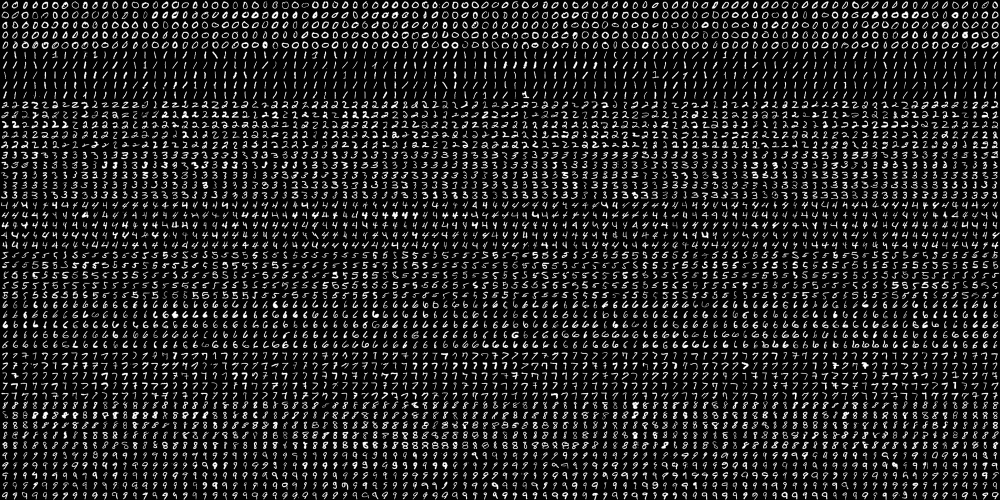
#> input picture img/digits.png, 2000 x 1000 px, found by its file name (shown at 1/2 size)
$ jupyter execute '9-3. k-NN.ipynb'   (shell and % lines are left out)
#> lines starting #> are read from the running program, lines starting #| are printed output that depends on the picture; after the words box and inside, x2 and y2 are one past the last pixel; in counts of white or black regions, pixels touching at a corner belong together
### mnist.py
import numpy as np, cv2

data = None  # 이미지 데이타 셋
k = list(range(10)) # [0,1,2,3,4,5,6,7,8,9] 레이블 셋

# 이미지 데이타 읽어들이는 함수 ---①
def load():
    global data
    # 0~9 각각 500(5x100)개, 총5000(50x100)개, 한 숫자당 400(20x20)픽셀
    image = cv2.imread('../img/digits.png')
    gray = cv2.cvtColor(image,cv2.COLOR_BGR2GRAY)
    # 숫자 한개(20x20)씩 구분하기 위해 행별(50)로 나누고 열별(100)로 나누기
    cells = [np.hsplit(row,100) for row in np.vsplit(gray,50)]
    # 리스트를 NumPy 배열로  변환 (50 x 100 x 20 x 20 )
    data = np.array(cells)

# 모든 숫자 데이타 반환 ---②
def getData(reshape=True):
    if data is None: load() # 이미지 읽기 확인
    # 모든 데이타를 N x 400 형태로 변환
    if reshape:
        full = data.reshape(-1, 400).astype(np.float32) # 5000x400
    else:
        full = data
    labels = np.repeat(k,500).reshape(-1,1)  # 각 숫자당 500번 반복(10x500)
    return (full, labels)

# 훈련용 데이타 반환 ---③
def getTrain(reshape=True):
    if data is None: load() # 이미지 읽기 확인
    # 50x100 중에 90열만 훈련 데이타로 사용
    train = data[:,:90]
    if reshape:
        # 훈련 데이타를 N X 400으로 변환
        train = train.reshape(-1,400).astype(np.float32) # 4500x400
    # 레이블 생성
    train_labels = np.repeat(k,450).reshape(-1,1) # 각 숫자당 45번 반복(10x450)
    return (train, train_labels)

# 테스트용 데이타 반환 ---④
def getTest(reshape=True):
    if data is None: load()
    # 50x100 중에 마지막 10열만 훈련 데이타로 사용
    test = data[:,90:100]
    # 테스트 데이타를 N x 400으로 변환
    if reshape:
        test = test.reshape(-1,400).astype(np.float32) # 500x400
    test_labels = np.repeat(k,50).reshape(-1,1)
    return (test, test_labels)


# 손글씨 숫자 한 개를 20x20 로 변환후에 1x400 형태로 변환 ---⑤
def digit2data(src, reshape=True):
    h, w = src.shape[:2]
    square = src
    # 정사각형 형태로 만들기
    if h > w:
        pad = (h - w)//2
        square = np.zeros((h, h), dtype=np.uint8)
        square[:, pad:pad+w] = src
    elif w > h :
        pad = (w - h)//2
        square = np.zeros((w, w), dtype=np.uint8)
        square[pad:pad+h, :] = src
    # 0으로 채워진 20x20 이미지 생성
    px20 = np.zeros((20,20), np.uint8)
    # 원본을 16x16으로 축소해서 테두리 2픽셀 확보
    px20[2:18, 2:18] = cv2.resize(square, (16,16), interpolation=cv2.INTER_AREA)
    if reshape:
        # 1x400형태로 변환
        px20 = px20.reshape((1,400)).astype(np.float32)
    return px20

### 9-3. k-NN.ipynb
#### 9-3-1. k-NN 알고리즘
 - 지도학습, 분류(classify)에 해당하는 알고리즘.
 - 매칭 함수인 knnMatch() 함수를 내부적으로 사용함.
 - OpenCV에서는 cv2.ml.StatModel 추상 클래스를 상속받아 구현함.

 - 학습 데이터가 어느 부류에 해당하는지 알고 있을 때, 새로운 데이터를 주면 이것이 어느 부류에 해당하는지 예측함.
 - 예측해야 하는 새로운 점과 가장 가까운 이웃이 어느 부류로 분류되는지에 따라 새로운 점을 분류하는 방식.
 - 'K값'을 조정하여 '가장 가까운 이웃의 범위'를 조정할 수 있음.

 - A, B의 2가지의 데이터가 분포되어 있는 가운데 새로운 데이터가 들어왔다고 가정해보자.
 - 이때 k-NN 알고리즘은 새로운 데이터를 그 데이터가 위치한 곳으로부터 가장 가까이에 있는 데이터와 같은 종류로 분류한다.
 - 그러나 어떤 범위 내에 A가 더 많이 들어있는지, B가 더 많이 들어있는지는 K값을 어떻게 조정하느냐에 따라 달라진다. 결국 K값에 따라 새로운 데이터 분류 결과도 달라진다.

 - knn = cv2.ml.KNearest_create(): k-NN 알고리즘 객체 생성

        - retval, results, neighborResponses, dist = knn.findNearest(samples, k): 예측
            * samples: 입력 데이터
            * k: 이웃 범위 지정을 위한 K값(단, K > 1)
            * results: 입력 데이터에 대한 예측 결과. 입력 데이터와 같은 크기의 배열.
            * neighborResponses: K 범위 내에 있는 이웃 데이터
            * dist: 입력 데이터와 이웃 데이터와의 거리
            * retval: 예측 결과 데이터. 입력 데이터가 1개인 경우.

[cell 1]
#practice. k-NN 난수 분류
import numpy as np
import matplotlib.pyplot as plt
import cv2

#0~99 사이의 랜덤한 25*2개 데이터 생성 -- ①
trainData = np.random.randint(0, 100, (25, 2)).astype(np.float32)

#0~1 사이의 랜덤한 수 25*1개 레이블 생성 -- ②
labels = np.random.randint(0, 2, (25, 1))

#레이블 값 0과 같은 자리는 red, 1과 같은 자리는 blue로 분류해서 표시 -- ③
red = trainData[labels.ravel() == 0]
blue = trainData[labels.ravel() == 1]

plt.scatter(red[:, 0], red[:, 1], 80, 'r', '^')   #붉은 삼각형
plt.scatter(blue[:, 0], blue[:, 1], 80, 'b', 's') #푸른 사각형

#k-NN 알고리즘으로 분류할, 0~99 사이의 랜덤 수 신규 데이터 생성 -- ④
newcomer = np.random.randint(0, 100, (1, 2)).astype(np.float32)
plt.scatter(newcomer[:, 0], newcomer[:, 1], 80, 'g', 'o')  #초록색 원

#KNearest 알고리즘 객체 생성 -- ⑤
knn = cv2.ml.KNearest_create()

#train, 행 단위 샘플 -- ⑥
knn.train(trainData, cv2.ml.ROW_SAMPLE, labels) #train data와 레이블 학습 #cv2.ml.ROW_SAMPLE: 학습 데이터가 행 단위임을 알림.

#예측 -- ⑦
#ret, results = knn.predict(newcomer)보다는, 예측에 사용한 최근접 이웃에 대한 정보를 추가로 제공하는 findNearest 함수가 더 나음.
ret, results, neighbors, dist = knn.findNearest(newcomer, 3) #K = 3
#ret = 예측 결과. #neighbors = K 범위 내에 있던 학습 데이터 #dist = 각 학습 데이터와의 거리

#결과 출력
print('ret: %s, result: %s, neighbors: %s, distance: %s' %(ret, results, neighbors, dist))
plt.annotate('red' if ret == 0.0 else 'blue', xy = newcomer[0], xytext = (newcomer[0]+1))
plt.show()

[cell 2]
#practice. k-NN 영화 장르 분류
#영화 장면에서 발차기 장면과 키스 장면의 횟수로 액션물/멜로물 장르 분류.
import cv2
import numpy as np
import matplotlib.pyplot as plt

#0~99 사이의 랜덤 값(25*2) -- ①
trainData = np.random.randint(0, 100, (25, 2)).astype(np.float32)
#trainData[0]: Kick, trainData[1]: kiss, kick > kiss ? 1:0 -- ②    #kick > kiss인 영화는 1(액션물), 그렇지 않은 것으 0(멜로물)
responses = (trainData[:, 0] > trainData[:, 1]).astype(np.float32)
#0: action, 1: romantic -- ③   #훈련데이터 분류
action = trainData[responses == 0]
romantic = trainData[responses == 1]

#action은 파란색 삼각형, romantic은 빨간색 동그라미로 표시 -- ④
plt.scatter(action[:, 0], action[:, 1], 80, 'b', '^', label = 'action')
plt.scatter(romantic[:, 1], romantic[:, 1], 80, 'r', 'o', label = 'romantic')

#새로운 데이터 생성, 0~99 랜덤 수 1*2, 초록색 사각형으로 표시 -- ⑤
newcomer = np.random.randint(0, 100, (1, 2)).astype(np.float32)
plt.scatter(newcomer[:, 0], newcomer[:, 1], 200, 'g', 's', label = 'new')

#KNearest 알고리즘 생성 및 훈련 -- ⑥
knn = cv2.ml.KNearest_create()
knn.train(trainData, cv2.ml.ROW_SAMPLE, responses)

#결과 예측 -- ⑦
ret, results, neighbors, dist = knn.findNearest(newcomer, 3) #K = 3
print("ret: %s, results: %s, neighbors: %s, dist: %s" %(ret, results, neighbors, dist))

#새로운 결과에 화살표로 표시
anno_x, anno_y = newcomer.ravel()
label = 'action' if results == 0 else 'romantic'
plt.annotate(label, xy = (anno_x + 1, anno_y + 1), xytext = (anno_x + 5, anno_y + 10), arrowprops = {'color':'black'})
plt.xlabel('kiss'); plt.ylabel('kick')
plt.legend(loc = 'upper right')
plt.show()
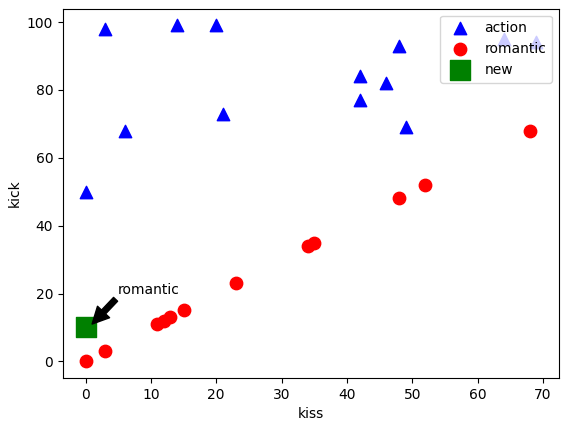
#> figure drawn by matplotlib, 1 panel

#### 9-3-2. 손글씨 인식
 - 아래 모듈은 mnist 데이터를 훈련 데이터용으로 분류한 모듈임.

[cell 3]
#practice. knn으로 MNIST 손글씨 숫자 학습
import numpy as np
import cv2
import mnist    #위 모듈을 mnist.py 의 별도의 python 파일로 저장한 후 불러올 경우 import 할 것.

#훈련 데이터, 검증 데이터 가져오기 -- ①
train, train_labels = mnist.getTrain()   #mnist.py라는 별도의 모듈이 있을 경우 이 코드를 사용.
#> in load, image is the input picture: shape (1000, 2000, 3); min 0, max 255, mean 33.8
#> in load, `cells = [np.hsplit(row,100) for row in np.vsplit(gray,50)]`: cells = 50 items
#> in getTrain, `train = train.reshape(-1,400).astype(np.float32)`:
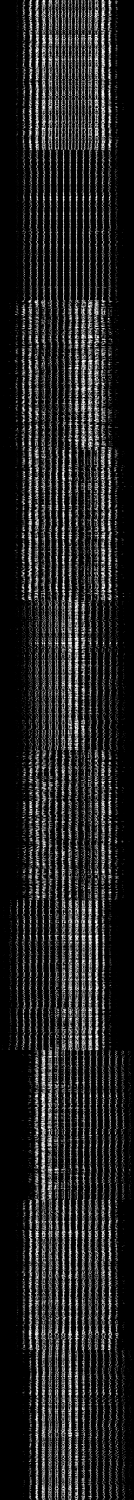
#> train: shape (4500, 400) float32 (shown at 1/3 size); min 0, max 255, mean 33.8
#> train_labels = 4500 values from 0 to 9
test, test_labels = mnist.getTest()      #mnist.py라는 별도의 모듈이 있을 경우 이 코드를 사용.
#> in getTest, `test = test.reshape(-1,400).astype(np.float32)`:
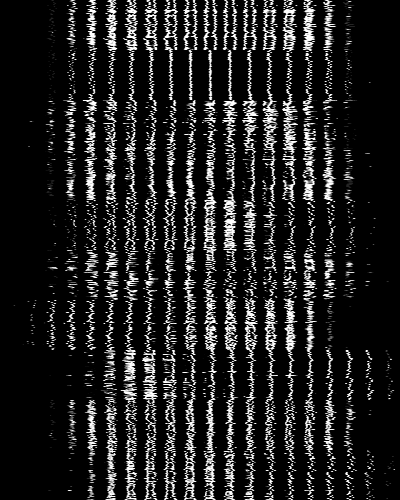
#> test: shape (500, 400) float32; min 0, max 255, mean 34
#> test_labels = 500 values from 0 to 9

#knn 객체 생성 및 훈련 -- ②
knn = cv2.ml.KNearest_create()
knn.train(train, cv2.ml.ROW_SAMPLE, train_labels)
#k값을 1 ~ 10까지 변경하면서 예측 -- ③    #k값에 따른 정확도 변화를 확인하기 위함.
for k in range(1, 11):
    #결과 예측 -- ④
    ret, result, neighbors, distance = knn.findNearest(test, k=k) #result => test와 같이 500개
    #정확도 계산 및 출력 -- ⑤
    correct = np.sum(result == test_labels) # result와 test_labels 비교하여, 1에 해당하는 True값들 합함.
    accuracy = correct / result.size * 100.0 # 정답 개수 ÷ 전체 개수 * 100 = 정확도
    print("K:%d, Accuracy: %.2f%%(%d/%d)" %(k, accuracy, correct, result.size))
#> this loop made 10 passes
#> (correct, accuracy) on passes 1 to 10: (477, 95.4), (472, 94.4), (475, 95), (472, 94.4), (471, 94.2), (471, 94.2), (472, 94.4), (468, 93.6), (467, 93.4), (465, 93)
#| K:1, Accuracy: 95.40%(477/500)
#| K:2, Accuracy: 94.40%(472/500)
#| K:3, Accuracy: 95.00%(475/500)
#| K:4, Accuracy: 94.40%(472/500)
#| K:5, Accuracy: 94.20%(471/500)
#| K:6, Accuracy: 94.20%(471/500)
#| K:7, Accuracy: 94.40%(472/500)
#| K:8, Accuracy: 93.60%(468/500)
#> (further printed lines are left out)

[cell 4]
#practice. 손글씨 숫자 인식
import numpy as np
import cv2
import mnist    #mnist.py 로 모듈이 별도의 python 파일로 있을 경우 import 할 것.

#훈련 데이터 가져오기 -- ①
train, train_labels = mnist.getData()   #mnist.py라는 별도의 모듈이 있을 경우 이 코드를 사용.
#> in getData, `full = data.reshape(-1, 400).astype(np.float32)`:
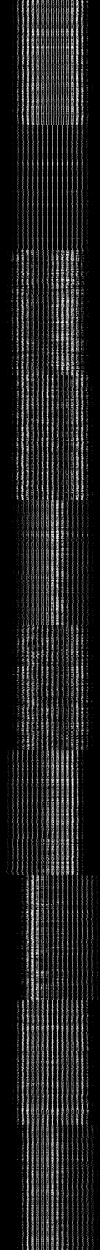
#> full: shape (5000, 400) float32 (shown at 1/4 size); min 0, max 255, mean 33.8
#> train_labels = 5000 values from 0 to 9

#knn 객체 생성 및 학습 -- ②
knn = cv2.ml.KNearest_create()
knn.train(train, cv2.ml.ROW_SAMPLE, train_labels)

#인식시킬 손글씨 이미지 읽기 -- ③
image = cv2.imread('../img/4027.png')
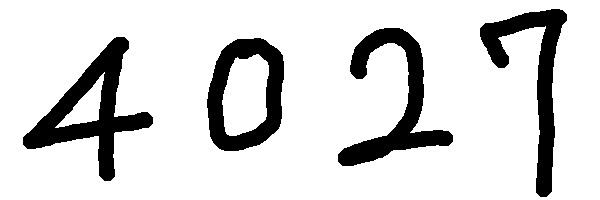
#> input picture img/4027.png, 600 x 200 px, found by its file name
#> image is the input picture: shape (200, 600, 3); 84.3% white; 4 black regions, box (x1, y1, x2, y2) and area: (23, 37, 153, 181) 5516, (338, 28, 453, 166) 4745, (480, 9, 567, 197) 4447, (207, 38, 284, 151) 4153
cv2.imshow('image', image)
cv2.waitKey(0)

#그레이스케일 변환과 스레시홀드 -- ④
gray = cv2.cvtColor(image, cv2.COLOR_BGR2GRAY)
gray = cv2.GaussianBlur(gray, (5, 5), 0)
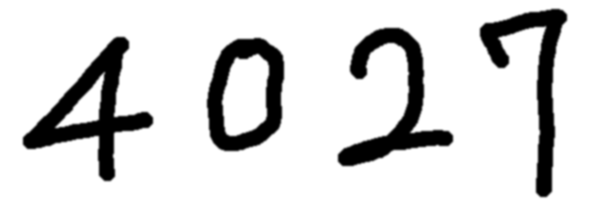
#> gray: shape (200, 600); min 0, max 255, mean 214.9
_, gray = cv2.threshold(gray, 127, 255, cv2.THRESH_BINARY_INV)
#> gray: shape (200, 600); 15.7% white; 4 white regions

#최외곽 컨투어만 찾기 -- ⑤
contours, img = cv2.findContours(gray, cv2.RETR_EXTERNAL, cv2.CHAIN_APPROX_SIMPLE)
#> contours = 4 contours; box (x1, y1, x2, y2) and area: (207, 38, 284, 151) 7008, (23, 37, 153, 181) 6289, (338, 28, 453, 166) 4468, (480, 9, 567, 197) 4165; img = [[1, -1, -1, -1], [2, 0, -1, -1], [3, 1, -1, -1], [-1, 2, -1, -1]]
#OpenCV 4부터는 cv2.findContours()[0]이 contour


#모든 컨투어 순회 -- ⑥
for c in contours:
    #컨투어를 감싸는 외접 사각형으로 숫자 영역 좌표 구하기 -- ⑦
    x, y, w, h = cv2.boundingRect(c)
    #외접사각형의 크기는 너무 작은 것은 제외 -- ⑧
    if w >= 5 and h >= 25:
        #숫자 영역만 roi로 확보하고 사각형 그리기 -- ⑨
        roi = gray[y: y + h, x: x + w]
        cv2.rectangle(image, (x, y), (x + w, y + h), (0, 255, 0), 1)
        #테스트 데이터 형식으로 변환 -- ⑩
        data = mnist.digit2data(roi)
        #data = mnist.digit2data(roi)   #mnist.py라는 별도의 모듈이 있을 경우 이 코드를 사용.
        #결과를 예측해서 이미지에 표시 -- ⑪
        ret, result, neighbors, dist = knn.findNearest(data, k=1)
        cv2.putText(image, "%d"%ret, (x, y + 155), cv2.FONT_HERSHEY_DUPLEX, 2, (255, 0, 0), 2)
        cv2.imshow("image", image)
        cv2.waitKey(0)
#> this loop made 4 passes
#> (x, y, pad in digit2data, ret, result, neighbors) on passes 1 to 4: (207, 38, 18, 0, [0], [0]), (23, 37, 7, 4, [4], [4]), (338, 28, 11, 2, [2], [2]), (480, 9, 50, 7, [7], [7])
#> pass 1, `roi = gray[y: y + h, x: x + w]`:
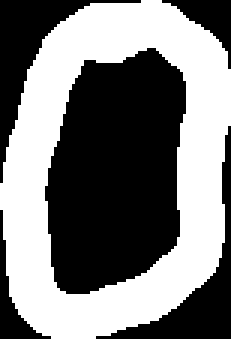
#> roi: shape (113, 77) (shown 3 times larger); 47.7% white; 1 white region, box (x1, y1, x2, y2) and area: (0, 0, 77, 113) 4154
#> pass 1, `cv2.imshow("image", image)`:
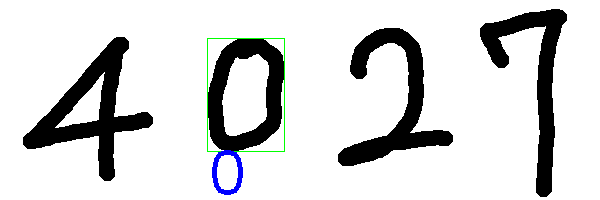
#> window 'image': shape (200, 600, 3); mean B, G, R 214.2, 213.8, 213.1
#> after the loop:
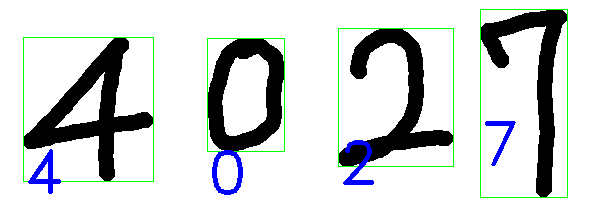
#> image: shape (200, 600, 3); 3.13% of pixels changed, all inside (x1, y1, x2, y2) = (23, 9, 568, 198)
#> after the loop:
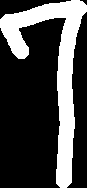
#> roi: shape (188, 87); 27.2% white; 1 white region, box (x1, y1, x2, y2) and area: (0, 0, 87, 188) 4449
cv2.destroyAllWindows()
